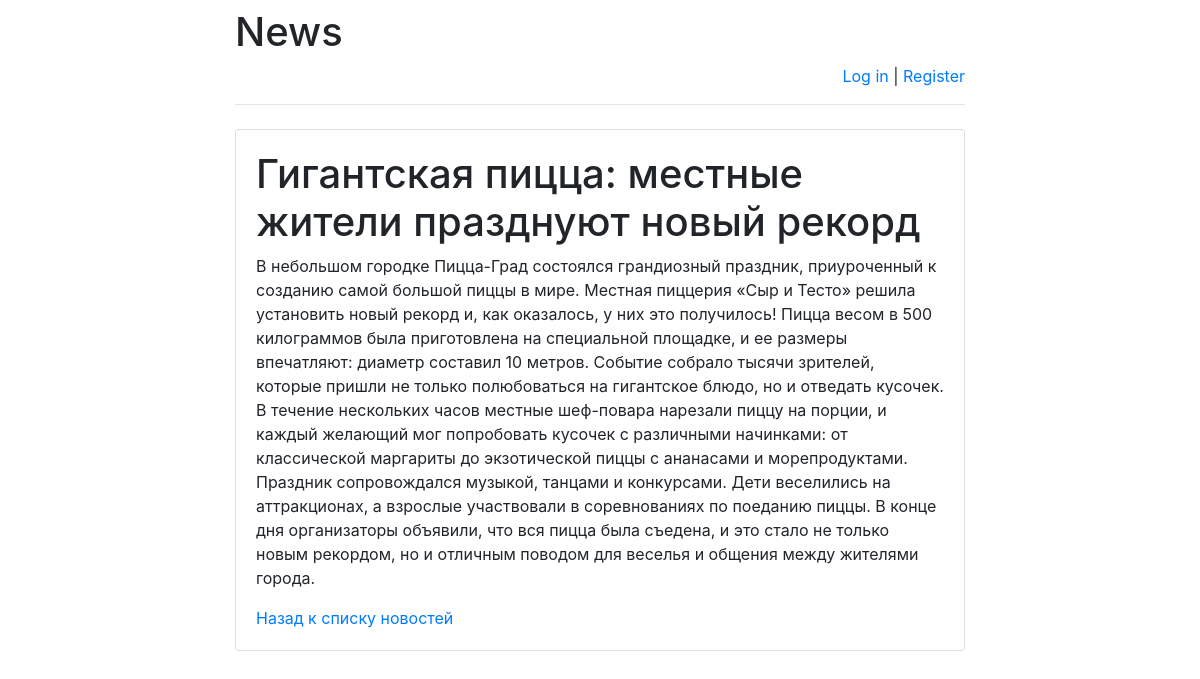
Screenshot of /news/2/ with the database file from the repository.
### news/models.py (models this page shows, shortened)
class News(models.Model):
    title = models.CharField(max_length=255)
    content = models.TextField()
    pub_date = models.DateTimeField(auto_now_add=True)

### news/views.py (the view)
# urls.py: path('<int:news_id>/', views.news_detail, name='news_detail'),
def news_detail(request, news_id):
    news_item = get_object_or_404(News, id=news_id)
    return render(request, 'news/news_detail.html', {'news_item': news_item})

### news/templates/news/news_detail.html
{% extends 'base.html' %}
{% block main %}
    <h1>{{ news_item.title }}</h1>
    <p>{{ news_item.content }}</p>
    <a href="{% url 'news_list' %}">Назад к списку новостей</a>
{% endblock %}

### rows the page displays
News: title "Гигантская пицца: местные жители празднуют новый рекорд", content "В небольшом городке Пицца-Град состоялся грандиозный праздник, приуроченный к созданию самой большой пиццы в мире. Местная пиццерия «Сыр и Тесто» решила установить новый рекорд и, как оказалось, у них это получилось! Пицца весом в 500 килограммов была приготовлена на специальной площадке, и ее размеры впечатляют: диаметр составил 10 метров. Событие собрало тысячи зрителей, которые пришли не только полюбоваться на гигантское блюдо, но и отведать кусочек. В течение нескольких часов местные шеф-повара нарезали пиццу на порции, и каждый желающий мог попробовать кусочек с различными начинками: от классической маргариты до экзотической пиццы с ананасами и морепродуктами. Праздник сопровождался…"
